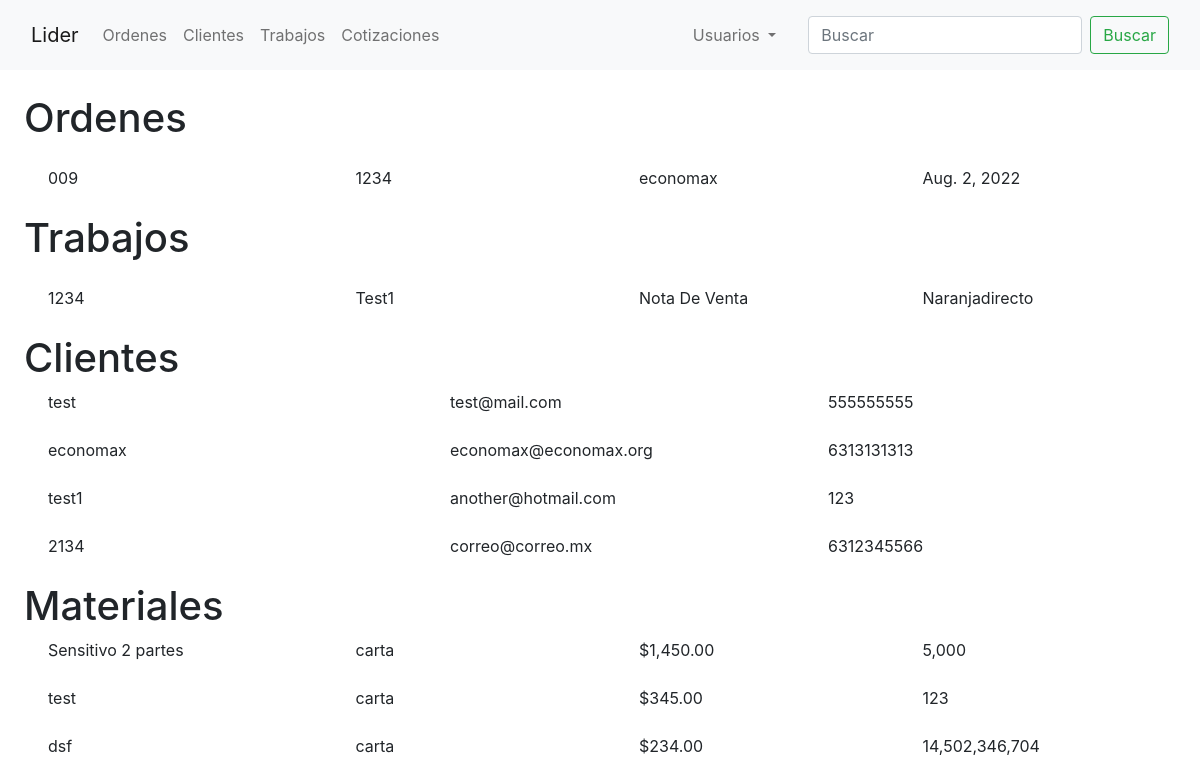
/busqueda/, run on an earlier commit of the app's database.
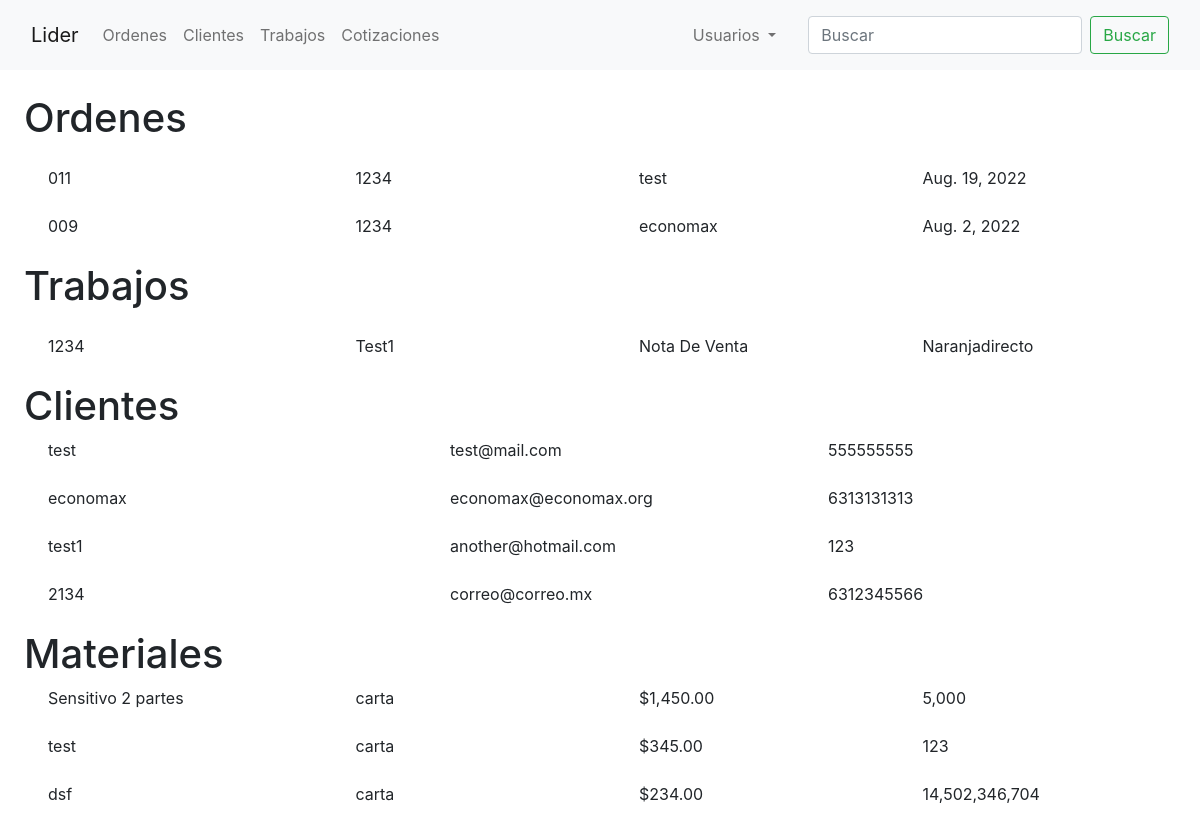
And on a later commit of the database.
### orders/models.py (models this page shows, shortened)
class Order(models.Model):
    customer = models.ForeignKey(Customer, on_delete=models.CASCADE)
    lider_id = models.ForeignKey(Lider, on_delete=models.CASCADE)
    date_ordered = models.DateField('Fecha ordenada', auto_now=True)
    expected_delivery_date = models.DateField('Fecha esperada de Entrega', auto_now=True)
    quantity_ordered = models.PositiveIntegerField(verbose_name='Cantidad Solicitada', default=0)

class Lider(models.Model):
    lider_id = models.CharField('Numero de Lider', max_length=4,
                                validators=[RegexValidator(r'^\d{1,10}$')], primary_key=True)
    doc_description = models.CharField(verbose_name='Descripcion del documento',
                                       max_length=250, default='NOTA DE VENTA')
    customer = models.ForeignKey(Customer, on_delete=models.CASCADE, default='')
    doc_inks = models.CharField(max_length=14, choices=[('negra', 'NEGRA'),
                                                        ('reflex', 'AZUL REFLEX'),
                                                        ('rojo032', 'ROJO 032CV'),
                                                        ('naranjaDirecto', 'NARANJA DIRECTO')
                                                        ],
                                default='reflex')
    def __str__(self):
        return self.lider_id

class Customer(models.Model):
    name_company = models.CharField(verbose_name='Nombre/Empresa', max_length=50)
    email = models.EmailField(verbose_name='Correo', null=True)
    phone_number = models.CharField(verbose_name='Telefono', max_length=10, validators=[RegexValidator(r'^\d{1,10}$')])
    address = models.CharField(verbose_name='Domicilio', max_length=100, null=True)
    shipping = models.BooleanField(verbose_name='Entrega a domicilio')
    def __str__(self):
        return self.name_company

class Materials(models.Model):
    name = models.CharField(max_length=50, verbose_name='Nombre del Material')
    size = models.CharField(verbose_name='Medida', max_length=20, default='carta')
    quantity_ordered = models.IntegerField(verbose_name='Cantidad')
    price = models.FloatField(verbose_name='Precio')
    vat = models.CharField(max_length=4, choices=[('1.16', '16%'),
                                                  ('1.08', '8%'),
                                                  ('1', 'N/A')],
                           default=1.08)

### orders/views.py (the view)
# urls.py: path('busqueda/', search_view, name='search')
def search_view(request):
    if request.method == 'GET' and request.GET.get('q') != '':
        q = request.GET.get('q') if request.GET.get('q') is not None else ''
        orders = Order.objects.filter(Q(customer__name_company__icontains=q) |
                                      Q(lider_id__lider_id__icontains=q))
        customers = Customer.objects.filter(Q(name_company__icontains=q))
        lider = Lider.objects.filter(Q(lider_id__icontains=q) |
                                     Q(doc_description__icontains=q) |
                                     Q(doc_inks__icontains=q))
        material = Materials.objects.filter(Q(name__icontains=q))
        context = {
            'orders': orders.order_by('-id'),
            'customers': customers,
            'lider': lider,
            'materials': material,
        }
    else:
        context = {}
    return render(request, 'search/search.html', context)

### templates/search/search.html
{% extends 'orders/base.html' %}
{% block content %}
    <div class="mx-4 my-4">
        {% if orders %}
            <h1>Ordenes</h1>
            {% for order in orders %}
                <div class="row my-4">
                    <a href="{% url 'order-detail' order.id %}" class="col mx-4 link-dark">{{ order.id | stringformat:'03d'}}</a>
                    <a href="{% url 'lider-detail' order.lider_id %}" class="col link-dark">{{ order.lider_id }}</a>
                    <a href="{% url 'customer-detail' order.customer.id %}" class="col link-dark">{{ order.customer }}</a>
                    <div class="col">{{ order.date_ordered }}</div>
                </div>
            {% endfor %}
        {% endif %}
        {% if lider %}
            <h1>Trabajos</h1>
            {% for l in lider %}
                <div class="row my-4">
                    <a href='{% url 'lider-detail' l.lider_id %}' class="col mx-4 link-dark">{{ l.lider_id }}</a>
                    <a href="{% url 'customer-detail' l.customer.id %}" class="col link-dark">{{ l.customer|title }}</a>
                    <div class="col">{{ l.doc_description|title}}</div>
                    <div class="col">{{ l.doc_inks|title }}</div>
                </div>
            {% endfor %}
        {% endif %}
        {% if customers %}
            <h1>Clientes</h1>
            {% for customer in customers %}
                <div class="row mb-4">
                    <a href="{% url 'customer-detail' customer.id %}" class="col mx-4 link-dark">{{ customer.name_company }}</a>
                    <div class="col">{{ customer.email }}</div>
                    <div class="col">{{ customer.phone_number}}</div>
                </div>
            {% endfor %}
        {% endif %}
        {% if materials %}
            <h1>Materiales</h1>
            {% for material in materials %}
                <div class="row mb-4">
                    <a href="{% url 'material-detail' material.id %}" class="col mx-4 link-dark">{{ material.name }}</a>
                    <div class="col">{{ material.size }}</div>
                    <div class="col">${{ material.price|floatformat:"2g"}}</div>
                    <div class="col">{{ material.quantity_ordered|floatformat:"g"}}</div>
                </div>
            {% endfor %}
        {% endif %}
    </div>
{% endblock %}

What changed in the data, as far as the page shows it:
added Order: id "011", lider_id "1234", customer "test", date_ordered "Aug. 19, 2022"
